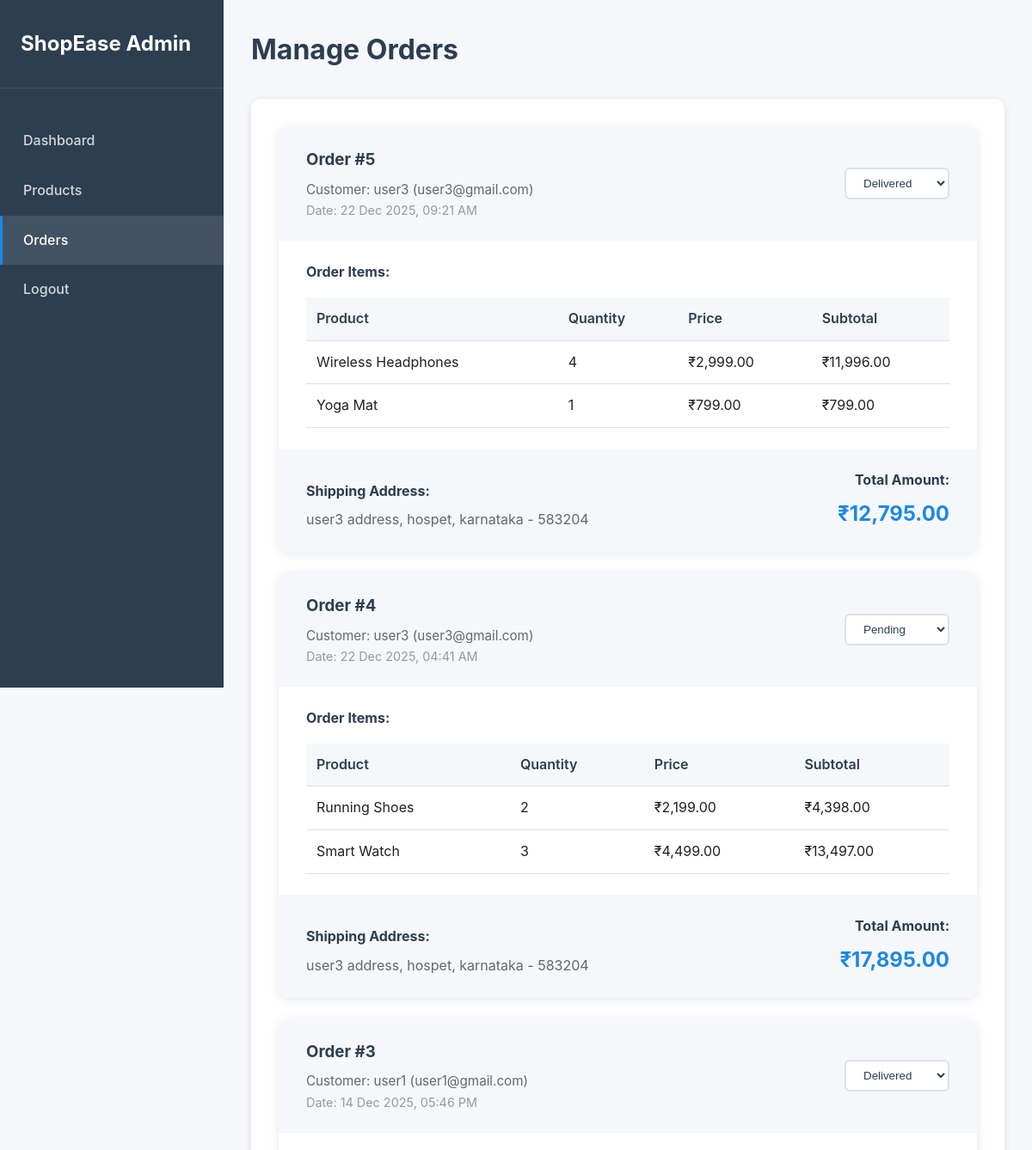
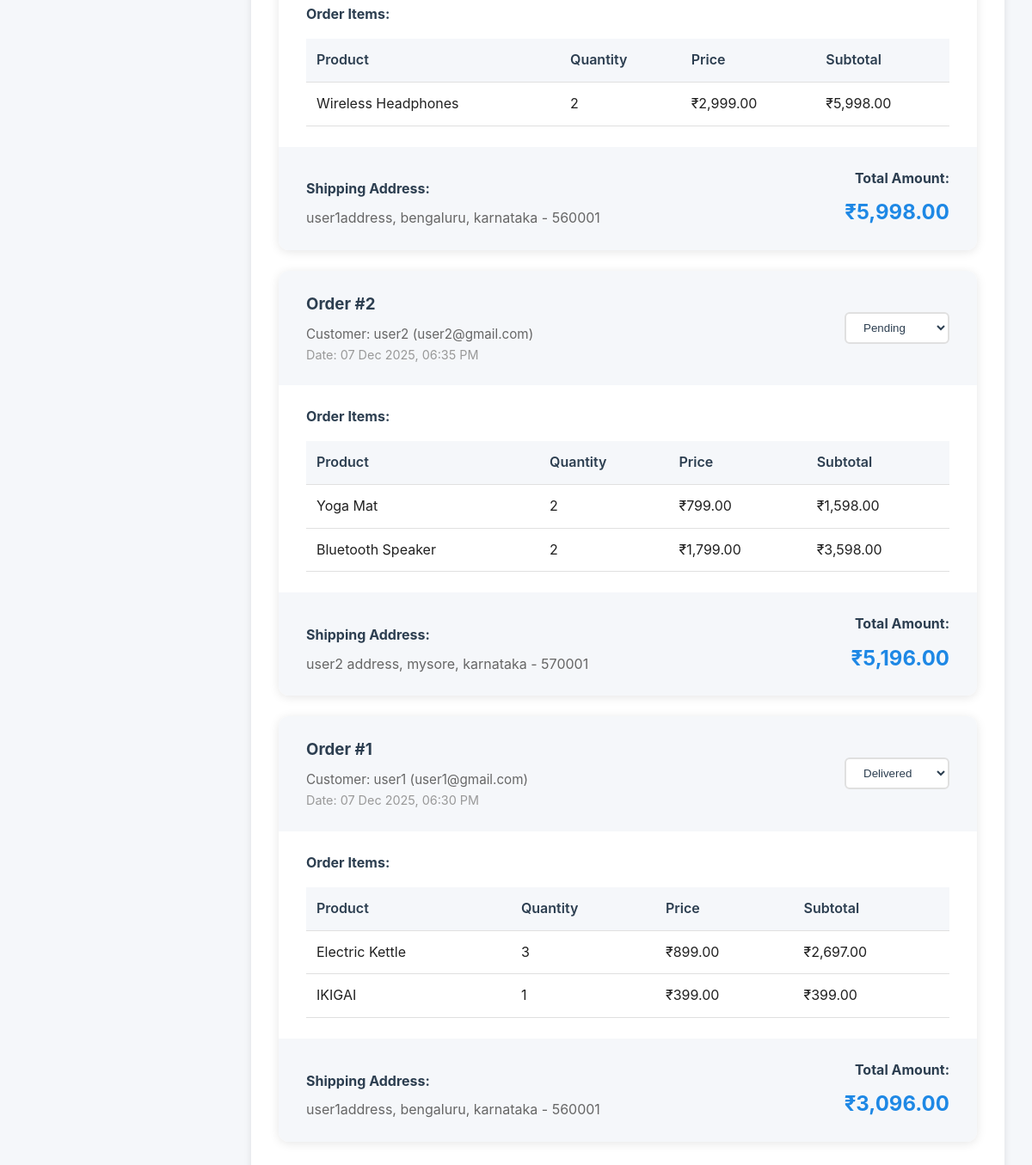
The page /shopease/admin/orders.php (signed in) on the database its author committed (2 pictures, top to bottom).
### tables this page shows
CREATE TABLE `orders` (
  `id` int(11) NOT NULL,
  `user_id` int(11) NOT NULL,
  `total_amount` decimal(10,2) NOT NULL,
  `payment_method` varchar(50) DEFAULT 'Cash on Delivery',
  `status` enum('Pending','Processing','Shipped','Delivered','Cancelled') DEFAULT 'Pending',
  `shipping_address` text NOT NULL,
  `shipping_city` varchar(50) DEFAULT NULL,
  `shipping_state` varchar(50) DEFAULT NULL,
  `shipping_pincode` varchar(10) DEFAULT NULL,
  `order_date` timestamp NOT NULL DEFAULT current_timestamp()
);

CREATE TABLE `users` (
  `id` int(11) NOT NULL,
  `name` varchar(100) NOT NULL,
  `email` varchar(100) NOT NULL,
  `password` varchar(255) NOT NULL,
  `phone` varchar(20) DEFAULT NULL,
  `address` text DEFAULT NULL,
  `city` varchar(50) DEFAULT NULL,
  `state` varchar(50) DEFAULT NULL,
  `pincode` varchar(10) DEFAULT NULL,
  `created_at` timestamp NOT NULL DEFAULT current_timestamp()
);

CREATE TABLE `order_items` (
  `id` int(11) NOT NULL,
  `order_id` int(11) NOT NULL,
  `product_id` int(11) NOT NULL,
  `quantity` int(11) NOT NULL,
  `price` decimal(10,2) NOT NULL
);

CREATE TABLE `products` (
  `id` int(11) NOT NULL,
  `category_id` int(11) NOT NULL,
  `name` varchar(200) NOT NULL,
  `description` text DEFAULT NULL,
  `price` decimal(10,2) NOT NULL,
  `stock` int(11) DEFAULT 0,
  `image` varchar(255) DEFAULT NULL,
  `featured` tinyint(1) DEFAULT 0,
  `created_at` timestamp NOT NULL DEFAULT current_timestamp()
);

### shopease/php/functions.php (called while the page is built, shortened)
<?php
function format_price($price) {
    return '₹' . number_format($price, 2);
}
?>

### shopease/admin/orders.php (the view, shortened to what this page needs)
<?php
require_once '../php/config.php';
require_once '../php/functions.php';
$orders = $conn->query("SELECT o.*, u.name as user_name, u.email
                       FROM orders o
                       JOIN users u ON o.user_id = u.id
                       ORDER BY o.order_date DESC")->fetch_all(MYSQLI_ASSOC);
?>
<!DOCTYPE html>
<html lang="en">
<head>
    <link rel="stylesheet" href="../css/style.css">
    <link rel="stylesheet" href="../css/admin.css">
</head>
<body class="admin-body">
    <div class="admin-sidebar">
        <div class="admin-logo">
            <h2>ShopEase Admin</h2>
        </div>
        <nav class="admin-nav">
            <a href="index.php">Dashboard</a>
            <a href="products.php">Products</a>
            <a href="orders.php" class="active">Orders</a>
            <a href="logout.php">Logout</a>
        </nav>
    </div>
    <div class="admin-content">
        <div class="admin-header">
            <h1>Manage Orders</h1>
        </div>
        <div class="admin-section">
            <?php if (empty($orders)): ?>
                <p>No orders found.</p>
            <?php else: ?>
                <?php foreach ($orders as $order): ?>
                    <?php
                    $stmt = $conn->prepare("SELECT oi.*, p.name
                                           FROM order_items oi
                                           JOIN products p ON oi.product_id = p.id
                                           WHERE oi.order_id = ?");
                    $stmt->bind_param("i", $order['id']);
                    $stmt->execute();
                    $order_items = $stmt->get_result()->fetch_all(MYSQLI_ASSOC);
                    ?>
                    <div class="admin-order-card">
                        <div class="order-card-header">
                            <div>
                                <h3>Order #<?php echo $order['id']; ?></h3>
                                <p class="order-customer">Customer: <?php echo htmlspecialchars($order['user_name']); ?> (<?php echo htmlspecialchars($order['email']); ?>)</p>
                                <p class="order-date">Date: <?php echo date('d M Y, h:i A', strtotime($order['order_date'])); ?></p>
                            </div>
                            <div class="order-status-update">
                                <form action="update-order.php" method="POST">
                                    <select name="status" onchange="this.form.submit()">
                                        <option value="Pending" <?php echo $order['status'] == 'Pending' ? 'selected' : ''; ?>>Pending</option>
                                        <option value="Delivered" <?php echo $order['status'] == 'Delivered' ? 'selected' : ''; ?>>Delivered</option>
                                    </select>
                                </form>
                            </div>
                        </div>
                        <div class="order-items-list">
                            <h4>Order Items:</h4>
                            <table class="order-items-table">
                                <thead>
                                    <tr>
                                        <th>Product</th>
                                        <th>Quantity</th>
                                        <th>Price</th>
                                        <th>Subtotal</th>
                                    </tr>
                                </thead>
                                <tbody>
                                    <?php foreach ($order_items as $item): ?>
                                    <tr>
                                        <td><?php echo htmlspecialchars($item['name']); ?></td>
                                        <td><?php echo $item['quantity']; ?></td>
                                        <td><?php echo format_price($item['price']); ?></td>
                                        <td><?php echo format_price($item['price'] * $item['quantity']); ?></td>
                                    </tr>
                                    <?php endforeach; ?>
                                </tbody>
                            </table>
                        </div>
                        <div class="order-card-footer">
                            <div class="shipping-details">
                                <strong>Shipping Address:</strong>
                                <p><?php echo htmlspecialchars($order['shipping_address']); ?>,
                                   <?php echo htmlspecialchars($order['shipping_city']); ?>,
                                   <?php echo htmlspecialchars($order['shipping_state']); ?> -
                                   <?php echo htmlspecialchars($order['shipping_pincode']); ?></p>
                            </div>
                            <div class="order-total-amount">
                                <strong>Total Amount:</strong>
                                <span class="total-price"><?php echo format_price($order['total_amount']); ?></span>
                            </div>
                        </div>
                    </div>
                <?php endforeach; ?>
            <?php endif; ?>
        </div>
    </div>
</body>
</html>

### shopease/css/style.css (style rules this page uses)
* { margin: 0; padding: 0; box-sizing: border-box; }
:root { --primary-color: #1E88E5; --primary-hover: #1976D2; --primary-light: #E3F2FD; --text-dark: #212121; --text-gray: #666; --border-color: #E0E0E0; --bg-light: #F5F5F5; --success: #4CAF50; --error: #F44336; --warning: #FF9800; }
body { font-family: -apple-system, BlinkMacSystemFont, 'Segoe UI', Roboto, 'Helvetica Neue', Arial, sans-serif; line-height: 1.6; color: var(--text-dark); background: #fff; }
a { text-decoration: none; color: inherit; }
nav a { color: var(--text-dark); font-weight: 500; transition: color 0.3s; }
nav a:hover, nav a.active { color: var(--primary-color); }
.order-date { color: var(--text-gray); font-size: 0.9rem; }
.total-price { display: block; font-size: 1.5rem; font-weight: 700; color: var(--primary-color); margin-top: 0.5rem; }

### shopease/css/admin.css (style rules this page uses)
.admin-body { display: flex; min-height: 100vh; background: #F5F7FA; }
.admin-sidebar { width: 260px; background: #2C3E50; color: #fff; padding: 2rem 0; position: fixed; height: 100vh; overflow-y: auto; }
.admin-logo { padding: 0 1.5rem 2rem; border-bottom: 1px solid rgba(255,255,255,0.1); margin-bottom: 2rem; }
.admin-logo h2 { color: #fff; font-size: 1.5rem; }
.admin-nav { display: flex; flex-direction: column; }
.admin-nav a { padding: 1rem 1.5rem; color: rgba(255,255,255,0.8); transition: all 0.3s; font-weight: 500; border-left: 3px solid transparent; }
.admin-nav a:hover, .admin-nav a.active { background: rgba(255,255,255,0.1); color: #fff; border-left-color: #1E88E5; }
.admin-content { flex: 1; margin-left: 260px; padding: 2rem; }
.admin-header { display: flex; justify-content: space-between; align-items: center; margin-bottom: 2rem; }
.admin-header h1 { font-size: 2rem; color: #2C3E50; }
.admin-section { background: #fff; border-radius: 12px; padding: 2rem; box-shadow: 0 2px 8px rgba(0,0,0,0.1); margin-bottom: 2rem; }
.admin-order-card { background: #fff; border-radius: 12px; box-shadow: 0 2px 12px rgba(0,0,0,0.1); margin-bottom: 1.5rem; overflow: hidden; }
.order-card-header { display: flex; justify-content: space-between; align-items: center; padding: 1.5rem 2rem; background: #F5F7FA; }
.order-card-header h3 { color: #2C3E50; margin-bottom: 0.5rem; }
.order-customer { color: #666; font-size: 0.95rem; }
.order-date { color: #999; font-size: 0.9rem; }
.order-status-update select { padding: 0.5rem 1rem; border: 2px solid #E0E0E0; border-radius: 6px; background: #fff; cursor: pointer; font-weight: 500; color: #2C3E50; transition: border-color 0.3s; }
.order-items-list { padding: 1.5rem 2rem; }
.order-items-list h4 { color: #2C3E50; margin-bottom: 1rem; }
.order-items-table { width: 100%; border-collapse: collapse; }
.order-items-table th, .order-items-table td { padding: 0.75rem; text-align: left; border-bottom: 1px solid #E0E0E0; }
.order-items-table th { background: #F5F7FA; font-weight: 600; color: #2C3E50; }
.order-card-footer { display: flex; justify-content: space-between; align-items: flex-end; padding: 1.5rem 2rem; background: #F5F7FA; }
.shipping-details { flex: 1; }
.shipping-details strong { color: #2C3E50; }
.shipping-details p { color: #666; margin-top: 0.5rem; }
.order-total-amount { text-align: right; }
.order-total-amount strong { color: #2C3E50; }

### rows shown on the page
orders: id "5", user.name "user3", user.email "user3@gmail.com", order_date "22 Dec 2025, 09:21 AM", status "Delivered", shipping_address "user3 address", shipping_city "hospet", shipping_state "karnataka", shipping_pincode "583204", total_amount "₹12,795.00"
order_items: product.name "Wireless Headphones", quantity "4", price "₹2,999.00", format_price($item['price'] * $item['quantity']) "₹11,996.00"
order_items: product.name "Yoga Mat", quantity "1", price "₹799.00", format_price($item['price'] * $item['quantity']) "₹799.00"
orders: id "4", user.name "user3", user.email "user3@gmail.com", order_date "22 Dec 2025, 04:41 AM", status "Pending", shipping_address "user3 address", shipping_city "hospet", shipping_state "karnataka", shipping_pincode "583204", total_amount "₹17,895.00"
order_items: product.name "Running Shoes", quantity "2", price "₹2,199.00", format_price($item['price'] * $item['quantity']) "₹4,398.00"
order_items: product.name "Smart Watch", quantity "3", price "₹4,499.00", format_price($item['price'] * $item['quantity']) "₹13,497.00"
orders: id "3", user.name "user1", user.email "user1@gmail.com", order_date "14 Dec 2025, 05:46 PM", status "Delivered", shipping_address "user1address", shipping_city "bengaluru", shipping_state "karnataka", shipping_pincode "560001", total_amount "₹5,998.00"
order_items: product.name "Wireless Headphones", quantity "2", price "₹2,999.00", format_price($item['price'] * $item['quantity']) "₹5,998.00"
orders: id "2", user.name "user2", user.email "user2@gmail.com", order_date "07 Dec 2025, 06:35 PM", status "Pending", shipping_address "user2 address", shipping_city "mysore", shipping_state "karnataka", shipping_pincode "570001", total_amount "₹5,196.00"
order_items: product.name "Yoga Mat", quantity "2", price "₹799.00", format_price($item['price'] * $item['quantity']) "₹1,598.00"
order_items: product.name "Bluetooth Speaker", quantity "2", price "₹1,799.00", format_price($item['price'] * $item['quantity']) "₹3,598.00"
orders: id "1", user.name "user1", user.email "user1@gmail.com", order_date "07 Dec 2025, 06:30 PM", status "Delivered", shipping_address "user1address", shipping_city "bengaluru", shipping_state "karnataka", shipping_pincode "560001", total_amount "₹3,096.00"
order_items: product.name "Electric Kettle", quantity "3", price "₹899.00", format_price($item['price'] * $item['quantity']) "₹2,697.00"
order_items: product.name "IKIGAI", quantity "1", price "₹399.00", format_price($item['price'] * $item['quantity']) "₹399.00"
